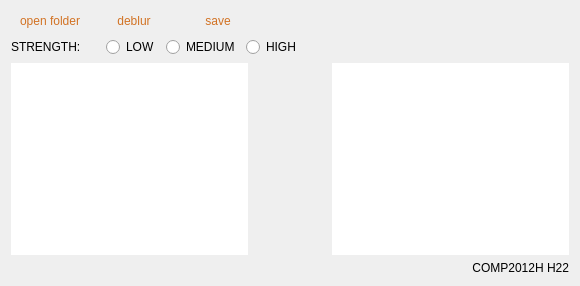
      <widget class="QWidget" name="tab_deblur">
       <property name="enabled">
        <bool>true</bool>
       </property>
       <attribute name="title">
        <string>deblur</string>
       </attribute>
       <layout class="QVBoxLayout" name="verticalLayout_8">
        <item>
         <layout class="QHBoxLayout" name="horizontalLayout_10" stretch="1,1,1,4">
          <item>
           <widget class="QPushButton" name="deblur_open_button">
            <property name="styleSheet">
             <string notr="true">QPushButton{
background-image: url(:/icon/Qt_threeStatus_ok.png);
border-style: solid;
border-color: black;
border-width: 0px;
border-radius: 2px;
font: 15pt &quot;Bauhaus 93&quot;;
color: rgb(210, 114, 35);
}
QPushButton:hover{background-image: url(:/icon/Qt_threeStatus_ok1.png);}
QPushButton:pressed{background-image: url(:/icon/Qt_threeStatus_ok2.png);}</string>
            </property>
            <property name="text">
             <string>open folder</string>
            </property>
           </widget>
          </item>
          <item>
           <widget class="QPushButton" name="deblur_button">
            <property name="styleSheet">
             <string notr="true">QPushButton{
background-image: url(:/icon/Qt_threeStatus_ok.png);
border-style: solid;
border-color: black;
border-width: 0px;
border-radius: 2px;
font: 15pt &quot;Bauhaus 93&quot;;
color: rgb(210, 114, 35);
}
QPushButton:hover{background-image: url(:/icon/Qt_threeStatus_ok1.png);}
QPushButton:pressed{background-image: url(:/icon/Qt_threeStatus_ok2.png);}</string>
            </property>
            <property name="text">
             <string>deblur</string>
            </property>
           </widget>
          </item>
          <item>
           <widget class="QPushButton" name="deblur_save_button">
            <property name="styleSheet">
             <string notr="true">QPushButton{
background-image: url(:/icon/Qt_threeStatus_ok.png);
border-style: solid;
border-color: black;
border-width: 0px;
border-radius: 2px;
font: 15pt &quot;Bauhaus 93&quot;;
color: rgb(210, 114, 35);
}
QPushButton:hover{background-image: url(:/icon/Qt_threeStatus_ok1.png);}
QPushButton:pressed{background-image: url(:/icon/Qt_threeStatus_ok2.png);}</string>
            </property>
            <property name="text">
             <string>save</string>
            </property>
           </widget>
          </item>
          <item>
           <spacer name="horizontalSpacer_8">
            <property name="orientation">
             <enum>Qt::Horizontal</enum>
            </property>
            <property name="sizeHint" stdset="0">
             <size>
              <width>40</width>
              <height>20</height>
             </size>
            </property>
           </spacer>
          </item>
         </layout>
        </item>
        <item>
         <layout class="QHBoxLayout" name="horizontalLayout_15" stretch="2,1,1,1,6">
          <item>
           <widget class="QLabel" name="label_3">
            <property name="styleSheet">
             <string notr="true">color: rgb(0,0,0);
font: 63 12pt &quot;Bahnschrift SemiBold Condensed&quot;;</string>
            </property>
            <property name="text">
             <string>STRENGTH:</string>
            </property>
           </widget>
          </item>
          <item>
           <widget class="QRadioButton" name="deblur_low_button">
            <property name="styleSheet">
             <string notr="true">color: rgb(0,0,0);
font: 63 12pt &quot;Bahnschrift SemiBold Condensed&quot;;</string>
            </property>
            <property name="text">
             <string>LOW</string>
            </property>
           </widget>
          </item>
          <item>
           <widget class="QRadioButton" name="deblur_medium_button">
            <property name="styleSheet">
             <string notr="true">color: rgb(0,0,0);
font: 63 12pt &quot;Bahnschrift SemiBold Condensed&quot;;</string>
            </property>
            <property name="text">
             <string>MEDIUM</string>
            </property>
           </widget>
          </item>
          <item>
           <widget class="QRadioButton" name="deblur_high_button">
            <property name="styleSheet">
             <string notr="true">color: rgb(0,0,0);
font: 63 12pt &quot;Bahnschrift SemiBold Condensed&quot;;</string>
            </property>
            <property name="text">
             <string>HIGH</string>
            </property>
           </widget>
          </item>
          <item>
           <spacer name="horizontalSpacer_16">
            <property name="orientation">
             <enum>Qt::Horizontal</enum>
            </property>
            <property name="sizeHint" stdset="0">
             <size>
              <width>40</width>
              <height>20</height>
             </size>
            </property>
           </spacer>
          </item>
         </layout>
        </item>
        <item>
         <layout class="QHBoxLayout" name="horizontalLayout_11" stretch="3,1,3">
          <item>
           <widget class="Graph" name="deblur_original_graph">
            <property name="frameShape">
             <enum>QFrame::NoFrame</enum>
            </property>
            <property name="verticalScrollBarPolicy">
             <enum>Qt::ScrollBarAlwaysOff</enum>
            </property>
            <property name="horizontalScrollBarPolicy">
             <enum>Qt::ScrollBarAlwaysOff</enum>
            </property>
           </widget>
          </item>
          <item>
           <spacer name="horizontalSpacer_11">
            <property name="orientation">
             <enum>Qt::Horizontal</enum>
            </property>
            <property name="sizeHint" stdset="0">
             <size>
              <width>40</width>
              <height>20</height>
             </size>
            </property>
           </spacer>
          </item>
          <item>
           <widget class="Graph" name="deblur_result_graph">
            <property name="frameShape">
             <enum>QFrame::NoFrame</enum>
            </property>
            <property name="verticalScrollBarPolicy">
             <enum>Qt::ScrollBarAlwaysOff</enum>
            </property>
            <property name="horizontalScrollBarPolicy">
             <enum>Qt::ScrollBarAlwaysOff</enum>
            </property>
           </widget>
          </item>
         </layout>
        </item>
        <item>
         <widget class="QLabel" name="label_7">
          <property name="styleSheet">
           <string notr="true">font: 10pt &quot;Cooper Black&quot;;
color: rgb(0, 0, 0);</string>
          </property>
          <property name="text">
           <string>COMP2012H H22</string>
          </property>
          <property name="alignment">
           <set>Qt::AlignRight|Qt::AlignTrailing|Qt::AlignVCenter</set>
          </property>
         </widget>
        </item>
       </layout>
      </widget>
